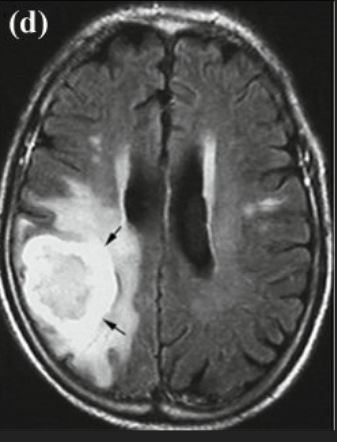
%> input picture headct2.JPG, 337 x 442 px
$ octave morphology.m   (GNU Octave 9; MATLAB toolbox functions it lacks are replaced by stand-ins)
%> lines starting %> are read from the running program, lines starting %| are printed output that depends on the picture
clear;
clc;

%image import
figure(1)
obj = imread('headct2.jpg');
%> obj is the input picture: size 442x337x3 uint8; mean R, G, B 86.9, 87.2, 85.8
I = rgb2gray(obj);
imshow(I), title('Original Image');

%4 morphological technigues used
figure(2)
se = strel('disk',20,0);
Io = imopen(I,se);
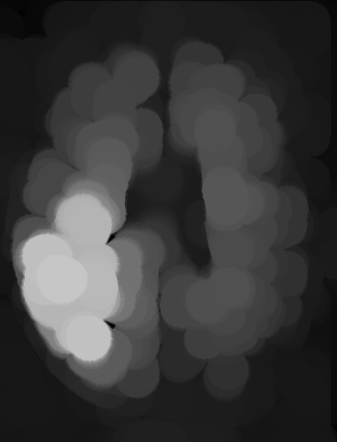
%> Io: size 442x337 uint8; min 0, max 198, mean 57.1
subplot(1,2,1), imshow(Io), title('Opening');
[centerso,radiio, strengthso] = imfindcircles(Io,[20,50], 'ObjectPolarity', 'bright','Sensitivity',0.8); %find bright obj in dark background.
%> centerso = [88.48 339.2; 48.06 262.4; 83.75 223.5]; radiio = [24.03; 29.85; 29.78]; strengthso = [0.329; 0.257; 0.238]
ho = viscircles(centerso,radiio);

Ie = imerode(I,se);
Iobr = imreconstruct(Ie,I);
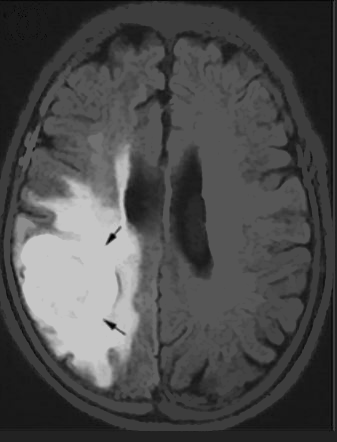
%> Iobr: size 442x337 uint8; min 0, max 198, mean 74.9
subplot(1,2,2), imshow(Iobr), title('Opening-by-Rec');
[centersor,radiior, strengthsor] = imfindcircles(Iobr,[20,50], 'ObjectPolarity', 'bright','Sensitivity',0.9); %find bright obj in dark background.
%> centersor = [48.5 263.2; 109.8 253.8; 102.4 330.5]; radiior = [30.48; 31.96; 37.01]; strengthsor = [0.191; 0.136; 0.0491]
hor = viscircles(centersor,radiior);
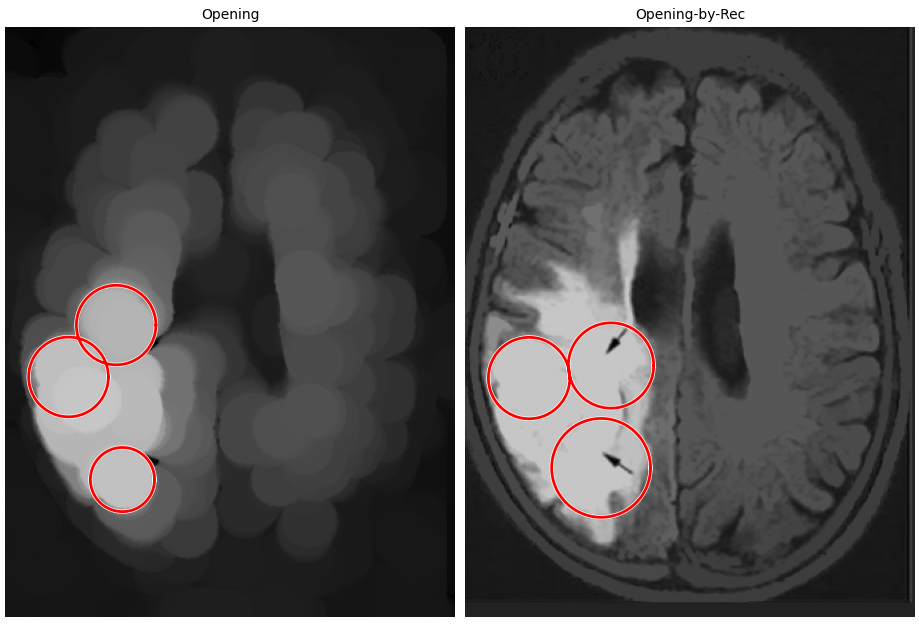
%> figure redrawn from the program's plot data, 2 panels

figure(3)
se1 = strel('disk',20,0);
Io1 = imopen(I,se1);
Ioc = imclose(Io1,se1);
subplot(1,2,1), imshow(Ioc), title('Opening-Closing');
[centersoc,radiioc, strengthsoc] = imfindcircles(Ioc,[20,50], 'ObjectPolarity', 'bright','Sensitivity',0.9); %find bright obj in dark background.
%> centersoc = [88.41 339.7; 45.56 260.2; 82.11 220.6; 60.03 292.9]; radiioc = [23.27; 26.59; 28.02; 35.58]; strengthsoc = [0.303; 0.299; 0.272; 0.146]
hoc = viscircles(centersoc,radiioc);

Iobrd = imdilate(Iobr,se);
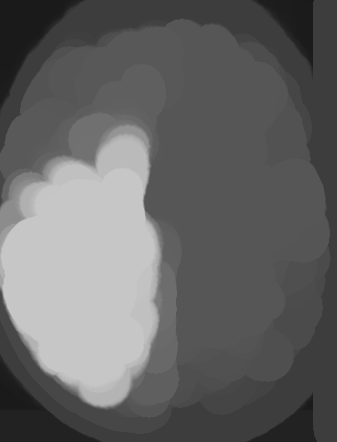
%> Iobrd: size 442x337 uint8; min 26, max 198, mean 101.3
Iobrcbr = imreconstruct(imcomplement(Iobrd),imcomplement(Iobr));
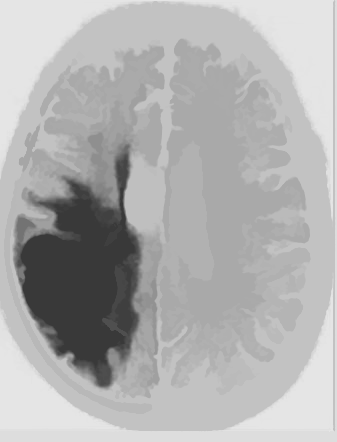
%> Iobrcbr: size 442x337 uint8; min 57, max 229, mean 175.9
Iobrcbr = imcomplement(Iobrcbr);
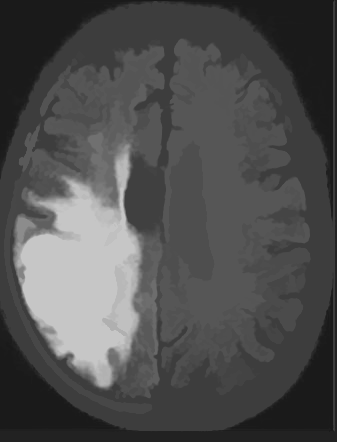
%> Iobrcbr: size 442x337 uint8; min 26, max 198, mean 79.1
subplot(1,2,2), imshow(Iobrcbr), title('Opening-Closing by Rec');
[centersocr,radiiocr, strengthsocr] = imfindcircles(Iobrcbr,[20,50], 'ObjectPolarity', 'bright','Sensitivity',0.9); %find bright obj in dark background.
%> centersocr = [47.24 261.6; 108.9 252.7; 98.35 166.8; 98.3 339.7; 58.56 223.2; 149.7 183.4]; radiiocr = [28.24; 31.82; 32.46; 38.18; 23.46; 35.89]; strengthsocr = [0.228; 0.157; 0.119; 0.102; 0.0872; 0.0531]
hocr = viscircles(centersocr,radiiocr);
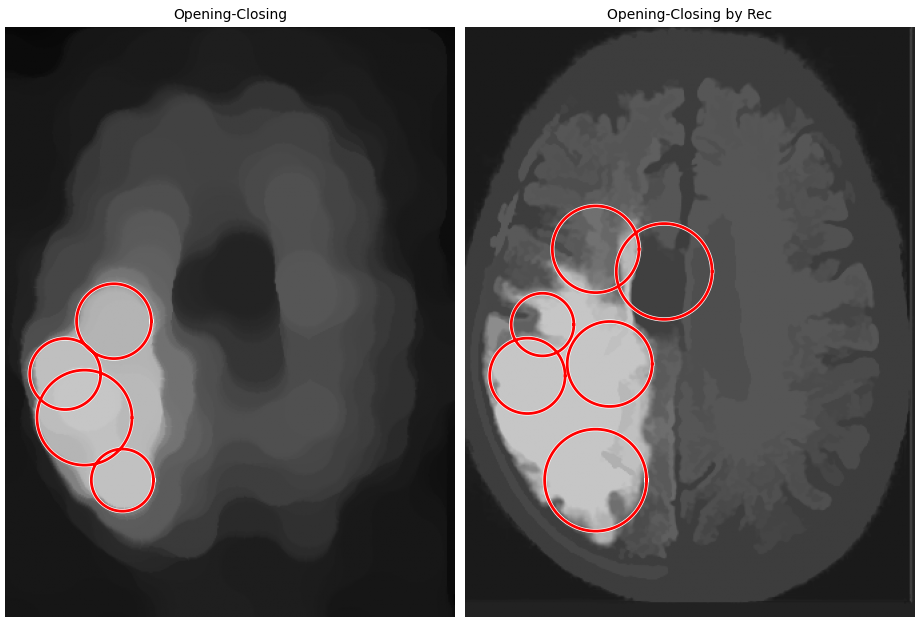
%> figure redrawn from the program's plot data, 2 panels
